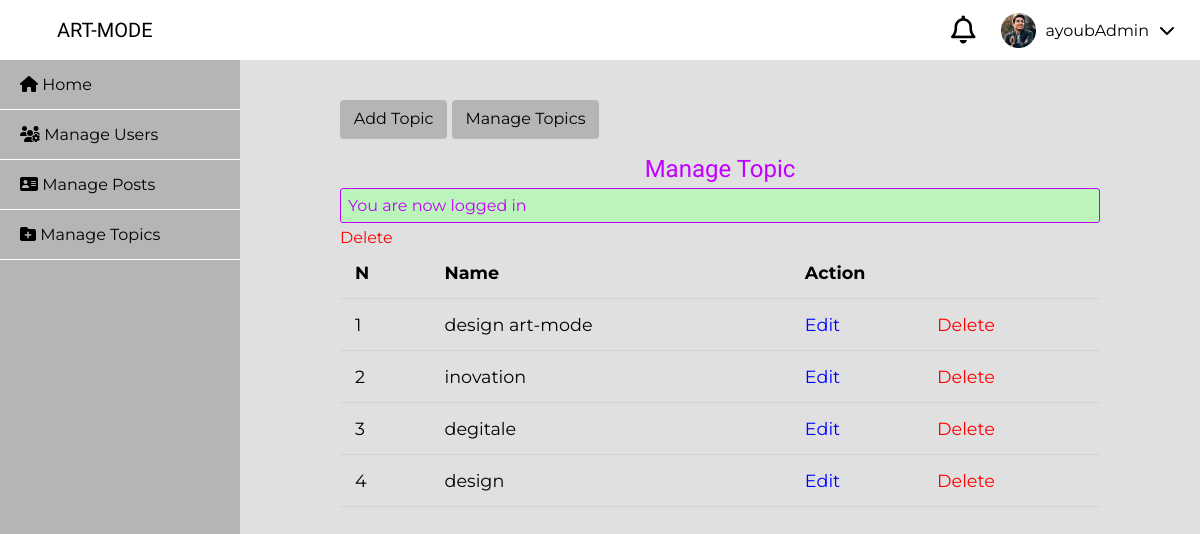
/admin/topics/index.php (signed in), run on the app's committed database.
### tables this page shows
CREATE TABLE `topics` (
  `id` int(11) NOT NULL,
  `name` varchar(255) NOT NULL,
  `description` text NOT NULL
);

### app/controllers/topics.php (called while the page is built, shortened)
<?php
include(ROOT_PATH . "/app/database/db.php");
$table = 'topics';
$topics = selectAll($table);

### app/database/db.php (called while the page is built, shortened)
<?php
require('connect.php');
function selectAll($table, $conditions = [])
{
    global $conn;
    $sql = "SELECT * FROM $table";
    if (empty($conditions)) {
        $stmt = $conn->prepare($sql);
        $stmt->execute();
        $records = $stmt->get_result()->fetch_all(MYSQLI_ASSOC);
        return $records;
    }
}

### admin/topics/index.php (the view, shortened to what this page needs)
<?php
include(ROOT_PATH . "/app/controllers/topics.php");
?>
<!DOCTYPE html>
<html lang="en">
<head>
  <link rel="stylesheet" href="https://cdnjs.cloudflare.com/ajax/libs/font-awesome/4.7.0/css/font-awesome.min.css" />
  <link rel="stylesheet" href="../../assets/css/style.css">
  <link rel="stylesheet" href="../../assets/css/admin.css">
  <link rel="stylesheet" href="../../assets/css/headerStyle.css">
</head>
<body>
  <?php include(ROOT_PATH . "/app/includes/adminHeader.php"); ?>
  <div class="admin-wrapper ">
    <?php include(ROOT_PATH . "/app/includes/adminSidebar.php"); ?>
    <div class="admin-content clearfix">
      <div class="button-group">
        <a href="create.php" class="btn btn-sm">Add Topic</a>
        <a href="index.php" class="btn btn-sm">Manage Topics</a>
      </div>
      <div class="">
        <h2 style="text-align: center;">Manage Topic</h2>
        <?php include(ROOT_PATH . "/app/includes/messages.php"); ?>
        <table>
          <thead>
            <th>N</th>
            <th>Name</th>
            <th colspan="2">Action</th>
          </thead>
          <tbody>
            <?php foreach ($topics as $key => $topic) : ?>
              <tr class="rec">
                <td><?php echo $key + 1; ?></td>
                <td><?php echo $topic['name']; ?></td>
                <td><a href="edit.php?id=<?php echo $topic['id']; ?>" class="edit">Edit</a></td>
                <td><a href="index.php?del_id=<?php echo $topic['id']; ?>" class="delete">Delete</a></td>
              </tr>
            <?php endforeach; ?>
            <a href="#" class="delete">
              Delete
            </a>
          </tbody>
        </table>
      </div>
    </div>
  </div>
</body>
</html>

### assets/css/style.css (style rules this page uses)
html, body { padding: 0px; margin: 0px; font-family: 'Lora', serif; height: 100%; background: #b7b4b8; }
a { text-decoration: none; color: inherit; }
.logo-text, h1, h2, h3, h4, h5, h6 { font-family: 'Candal', sans-serif; margin: 5px; color: #C101FF; font-weight: normal; }
.clearfix::after { content: ''; display: block; clear: both; }
.btn { display: inline-block; font-weight: 400; text-align: center; white-space: nowrap; border: 1px solid transparent; padding: .7rem 1rem; font-size: 1rem; line-height: 1.5; border-radius: .25rem; background: #b7b4b8; color: #000; }
.btn-sm { padding: .5rem .8rem; line-height: 1.3; border-radius: .25rem; }
.delete { color: red; }
.edit { color: blue; }

### assets/css/admin.css (style rules this page uses)
.admin-wrapper { height: calc(100% - 65px); box-sizing: border-box; }
.admin-wrapper .admin-content { width: 80%; height: 100%; float: left; box-sizing: border-box; padding: 40px 100px 100px; overflow-y: scroll; background: #e0e0e0; }
.admin-wrapper .admin-content .button-group { padding-bottom: 10px; border-bottom: 1px solid #e0e0e0; }
.admin-wrapper .admin-content .button-group .btn { width: unset; }
.admin-wrapper .admin-content a { text-decoration: unset; }
table { width: 100%; border-collapse: collapse; font-size: 1.1em; }
th, td { padding: 15px; text-align: left; border-bottom: 1px solid #d3d3d3; }

### assets/css/headerStyle.css (style rules this page uses)
* { margin: 0; padding: 0; text-decoration: none; list-style: none; box-sizing: border-box; font-family: 'Montserrat'; }

### data on the page
topics: name "design art-mode"
topics: name "inovation"
topics: name "degitale"
topics: name "design"

### other printed values
$_SESSION['username'] "ayoubAdmin"
$_SESSION['message'] "You are now logged in"
